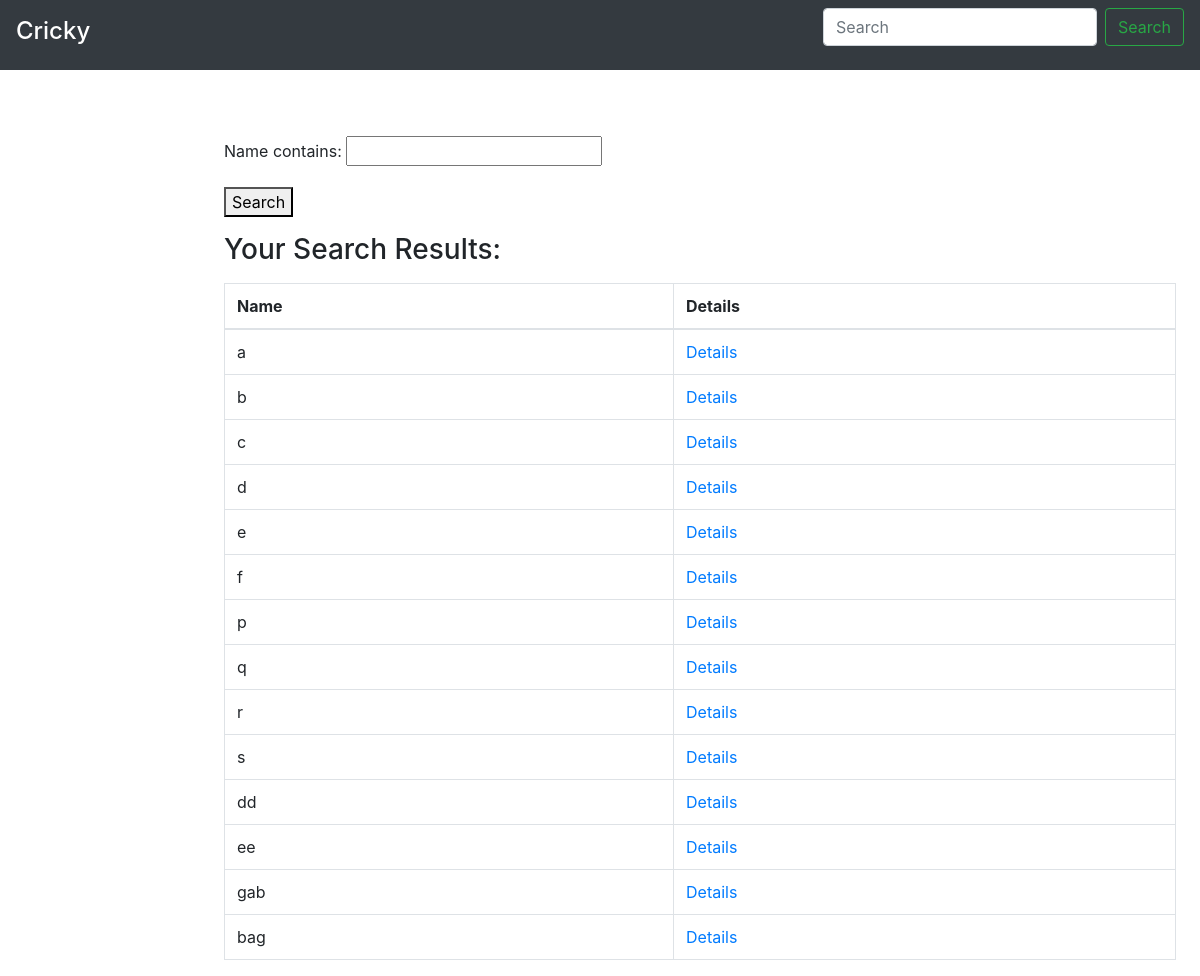
The page /search/teams/ on the database as committed earlier.
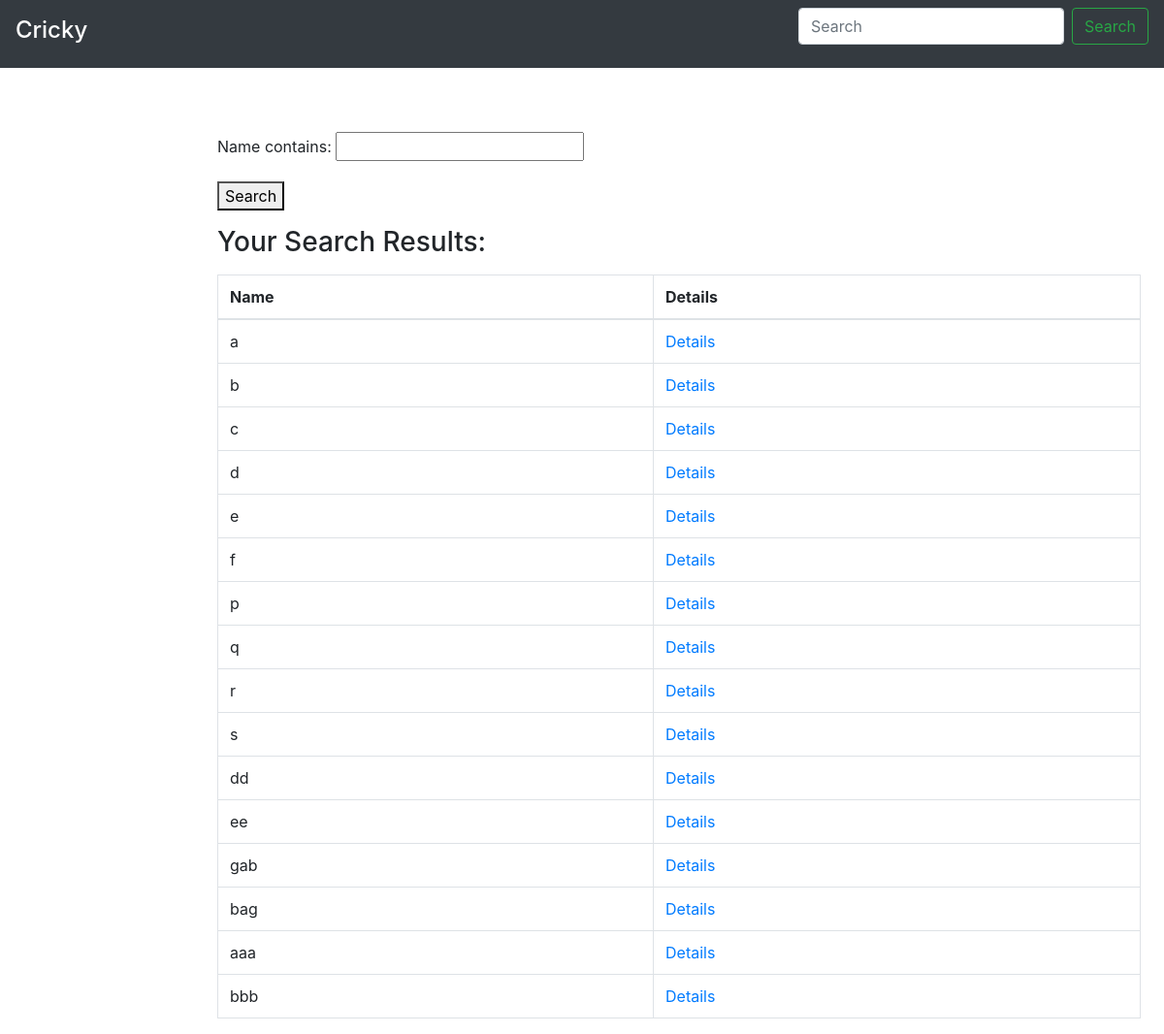
The same page on the database as committed later.
### tournament/models.py (models this page shows, shortened)
class Team(models.Model):
    name = models.CharField(max_length=20, unique=True)
    owner = models.CharField(max_length=20)
    logo = models.ImageField()
    tournament = models.ForeignKey(Tournament, on_delete=models.CASCADE, null=True, blank=True)
    players = models.ManyToManyField(Player)

### search/views.py (the view)
# urls.py: path('teams/', views.search_teams, name='search_teams'),
def search_teams(request):
    teams = Team.objects.all()
    teams_filter = TeamFilter(request.GET, queryset=teams)
    try:
        player = Player.objects.get(pk=request.user.id)
        context = {'P': player, 'filter': teams_filter}
    except Exception:
        try:
            o = Organizer.objects.get(pk=request.user.id)
            context = {'O': o, 'filter': teams_filter}
        except Exception:
            context = {'P': None, 'filter': teams_filter}
    return render(request, 'search/search_teams.html', context)

### search/templates/search/search_teams.html (shortened to what this page needs)
{% extends 'search/base.html' %}
{% block body %}
     <main role="main" class="col-md-9 ml-sm-auto col-lg-10 pt-3 px-4">
      <form method="get">
       {{ filter.form.as_p }}
        <button type="submit">Search</button>
      </form>
    <p><h3>Your Search Results:</h3></p>
      <table class="table table-bordered">
        <thead>
          <tr>
            <th>Name</th>
              <th>Details</th>
          </tr>
        </thead>
        <tbody>
          {% for team in filter.qs %}
            <tr>
              <td>{{ team.name }}</td>
              <td><a href="{% url 'search:teams_details' team.id %}">Details</a></td>
            </tr>
          {% empty %}
            <tr>
              <td colspan="5">No data</td>
            </tr>
          {% endfor %}
        </tbody>
      </table>
      </main>
{% endblock %}

Rows that differ between the two databases and show on the page:
added Team: name "aaa"
added Team: name "bbb"
